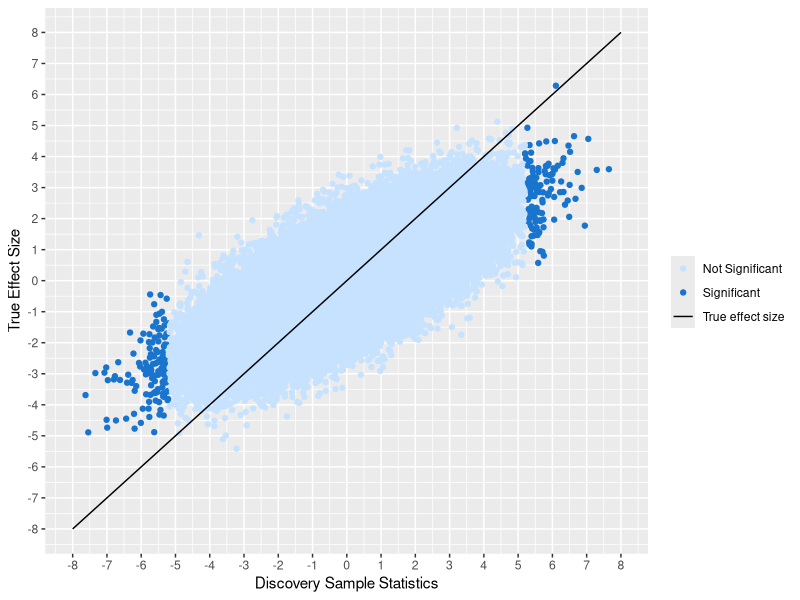
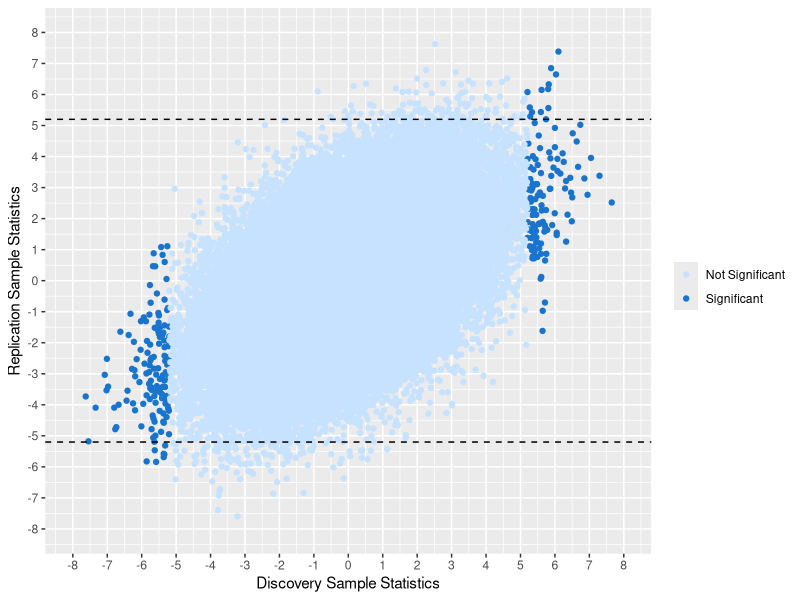
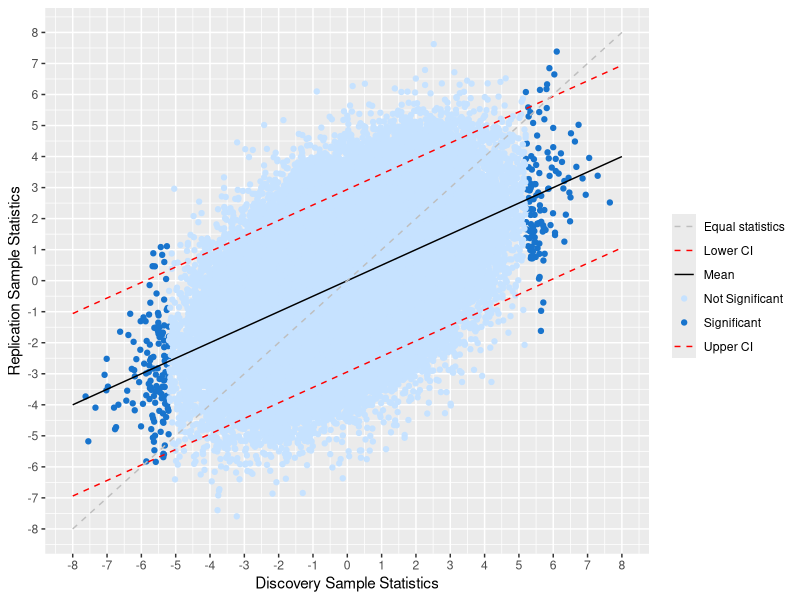
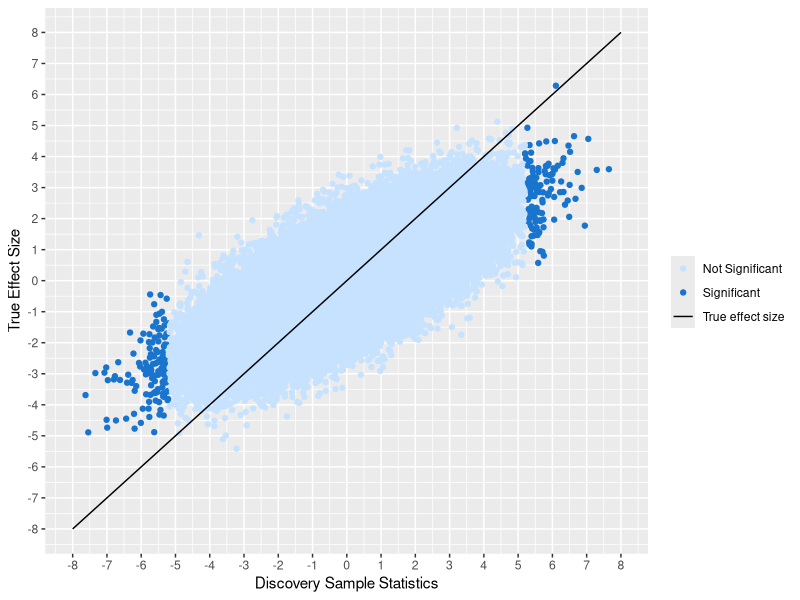
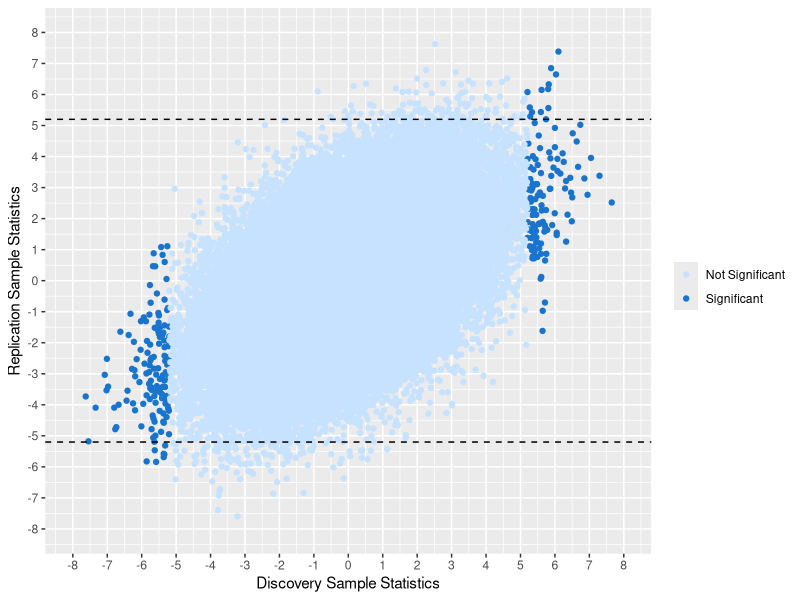
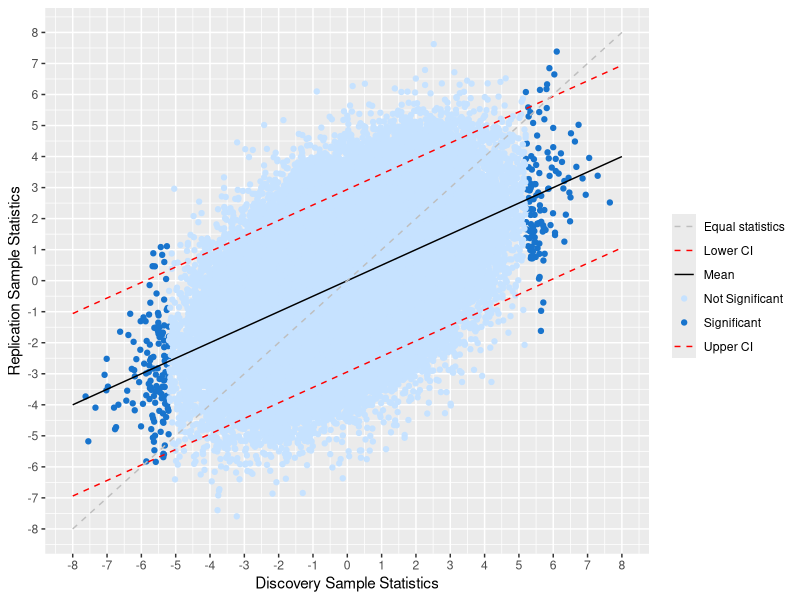

Reproduce these figures in R, in order.
#libraries
library(tidyverse)
library(MASS)
library(ggplot2)
library(dplyr)
library(plyr)
library(reshape2)

#simulating data 
var_g<-2*.75
var_c1<-2*.25
var_c2<-2*.25
sigma_g<-sqrt(var_g)
sigma_c1<-sqrt(var_c1) #first study
sigma_c2<-sqrt(var_c2) #second study 
M<-100000

#generating lambda
lambda <- rnorm(n=M, mean=0, sd=sigma_g)
#generating C1
delta1 <- rnorm(n=M, mean=0, sd=sigma_c1)
#simulating C2
delta2 <- rnorm(n=M, mean=0, sd=sigma_c2)

#generating two test statistics with different confounders
data<-matrix(nrow=M, ncol=5)

for(i in 1:M){
  data[i,1]<-lambda[i]
  data[i,2]<-delta1[i]
  data[i,3]<-delta2[i]
  data[i,4]<-rnorm(n=1, mean=lambda[i]+delta1[i], sd=1) #s1
  data[i,5]<-rnorm(n=1, mean=lambda[i]+delta2[i], sd=1) #s2
}

results.data=as.data.frame(data)
colnames(results.data)=c("lambda", "delta1", "delta2", "s1", "s2")

true_lambda <- function(lambda){
  return(lambda)
}

#figure 4
figure4<-ggplot()+
  geom_point(data = filter(results.data,s1>5.2 | s1<(-5.2)),mapping = aes(x = s1, y = lambda,color="Significant"))+
  geom_point(data = filter(results.data,s1<5.2 & s1>(-5.2)),mapping = aes(x = s1, y = lambda,color="Not Significant"))+
  scale_y_continuous(breaks=seq(-8, 8, 1), limits=c(-8,8))+
  scale_x_continuous(breaks=seq(-8, 8, 1), limits=c(-8, 8))+
  xlab("Discovery Sample Statistics")+ylab("True Effect Size")+
  labs(colour="Legend")+
  stat_function(fun=true_lambda,geom="line",aes(color="True effect size"))+
  scale_colour_manual(name='',values=c("Significant"="dodgerblue3","Not Significant"="slategray1","True effect size"="black"))
figure4
ggsave(filename="figure4.jpg")


#figure 5
figure5<-ggplot() +
  geom_point(data = filter(results.data, s1>5.2 | s1<(-5.2)), mapping = aes(x=s1, y = s2, color = "Significant"))+
  geom_point(data = filter(results.data, s1<5.2 & s1>(-5.2)), mapping = aes(x=s1, y = s2, color="Not Significant"))+
  geom_hline(yintercept=5.2, linetype="dashed", color = "black")+
  scale_y_continuous(breaks=seq(-8, 8, 1), limits=c(-8,8))+
  scale_x_continuous(breaks=seq(-8, 8, 1), limits=c(-8, 8))+
  geom_hline(yintercept=-5.2, linetype="dashed", color = "black")+
  xlab("Discovery Sample Statistics")+ylab("Replication Sample Statistics")+
  theme(legend.position = "right")+
  scale_color_manual(name = element_blank(), # or name = element_blank()
                     values = c("Not Significant"="slategray1", "Significant"="dodgerblue3"))
figure5
ggsave(filename="figure5.jpg")


#figure 6
calculate_upperCI<-function(s1, c1, c2){
  sampleS1<-1
  sampleS2<-1
  sigma<-sigma_g
  sd_S1<-sqrt(sampleS1*sigma^2+1+c1*sampleS1)
  sd_S2<-sqrt(sampleS2*sigma^2+1+c2*sampleS2)
  mean<-(sqrt(sampleS1)*sqrt(sampleS2)*sigma^2*s1)/(sd_S1^2)
  var2<-sd_S2^2-((sampleS1*sampleS2*sigma^4)/(sd_S1^2))
  error <- qnorm(0.975)*sqrt(var2)
  mean+error
}

calculate_lowerCI<-function(s1, c1, c2){
  sampleS1<-1
  sampleS2<-1
  sigma<-sigma_g
  sd_S1<-sqrt(sampleS1*sigma^2+1+c1*sampleS1)
  sd_S2<-sqrt(sampleS2*sigma^2+1+c2*sampleS2)
  mean<-(sqrt(sampleS1)*sqrt(sampleS2)*sigma^2*s1)/(sd_S1^2)
  var2<-sd_S2^2-((sampleS1*sampleS2*sigma^4)/(sd_S1^2))
  error <- qnorm(0.975)*sqrt(var2)
  return(mean-error)
}

calculate_mean<-function(s1,sampleS1,sampleS2, c1, c2){
  sampleS1<-1
  sampleS2<-1
  sigma<-sigma_g
  sd_S1<-sqrt(sampleS1*sigma^2+1+c1*sampleS1)
  sd_S2<-sqrt(sampleS2*sigma^2+1+c2*sampleS2)
  mean<-(sqrt(sampleS1)*sqrt(sampleS2)*sigma^2*s1)/(sd_S1^2)
}


figure6<-ggplot() +
  geom_point(data = filter(results.data, s1>5.2 | s1<(-5.2)), mapping = aes(x=s1, y = s2, color = "Significant"))+
  geom_point(data = filter(results.data, s1<5.2 & s1>(-5.2)), mapping = aes(x=s1, y = s2, color="Not Significant"))+
  scale_y_continuous(breaks=seq(-8, 8, 1), limits=c(-8,8))+
  scale_x_continuous(breaks=seq(-8, 8, 1), limits=c(-8,8))+
  xlab("Discovery Sample Statistics")+ylab("Replication Sample Statistics")+
  stat_function(fun=calculate_mean, aes(color="Mean"), args=list(c1=var_c1, c2=var_c2))+
  stat_function(fun=calculate_lowerCI, linetype = 2, aes(color="Lower CI"),args=list(c1=var_c1, c2=var_c2))+
  stat_function(fun=calculate_upperCI,linetype = 2, aes(color="Upper CI"),args=list(c1=var_c1, c2=var_c2))+
  stat_function(fun=true_lambda,linetype = 2, aes(color="Equal statistics"))+
  theme(legend.position = "right")+
  scale_color_manual(name = element_blank(), # or name = element_blank()
                     values = c("Not Significant"="slategray1", "Significant"="dodgerblue3", "Mean"="black", "Upper CI"="red", "Lower CI"="red","Equal statistics"="gray"))
figure6
ggsave(filename="figure6.jpg")





